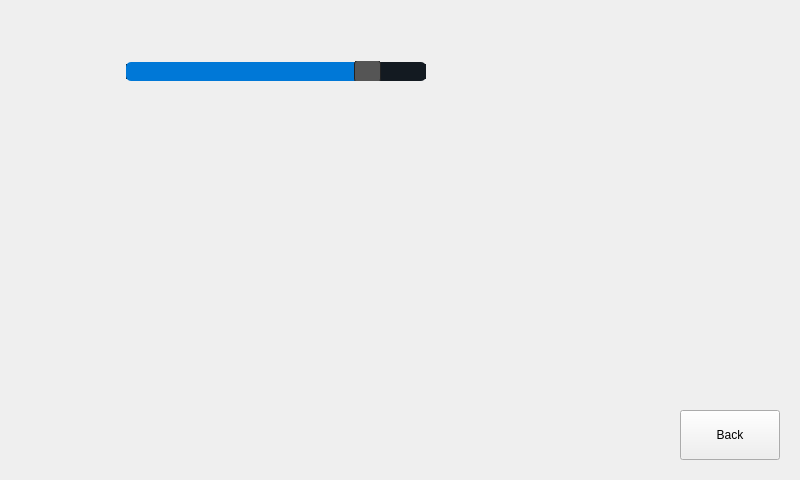
<?xml version="1.0" encoding="UTF-8"?>
<ui version="4.0">
 <class>config</class>
 <widget class="QMainWindow" name="config">
  <property name="geometry">
   <rect>
    <x>0</x>
    <y>0</y>
    <width>800</width>
    <height>480</height>
   </rect>
  </property>
  <property name="windowTitle">
   <string>MainWindow</string>
  </property>
  <widget class="QWidget" name="centralwidget">
   <widget class="QPushButton" name="config_back">
    <property name="geometry">
     <rect>
      <x>680</x>
      <y>410</y>
      <width>100</width>
      <height>50</height>
     </rect>
    </property>
    <property name="focusPolicy">
     <enum>Qt::NoFocus</enum>
    </property>
    <property name="text">
     <string>Back</string>
    </property>
   </widget>
   <widget class="QWidget" name="">
    <property name="geometry">
     <rect>
      <x>20</x>
      <y>20</y>
      <width>408</width>
      <height>102</height>
     </rect>
    </property>
    <layout class="QHBoxLayout" name="horizontalLayout">
     <item>
      <widget class="QLabel" name="brightness">
       <property name="sizePolicy">
        <sizepolicy hsizetype="Fixed" vsizetype="Fixed">
         <horstretch>0</horstretch>
         <verstretch>0</verstretch>
        </sizepolicy>
       </property>
       <property name="minimumSize">
        <size>
         <width>100</width>
         <height>100</height>
        </size>
       </property>
       <property name="text">
        <string/>
       </property>
      </widget>
     </item>
     <item>
      <widget class="QSlider" name="brightness_slider">
       <property name="sizePolicy">
        <sizepolicy hsizetype="Fixed" vsizetype="Fixed">
         <horstretch>0</horstretch>
         <verstretch>0</verstretch>
        </sizepolicy>
       </property>
       <property name="minimumSize">
        <size>
         <width>300</width>
         <height>20</height>
        </size>
       </property>
       <property name="sizeIncrement">
        <size>
         <width>0</width>
         <height>0</height>
        </size>
       </property>
       <property name="baseSize">
        <size>
         <width>0</width>
         <height>0</height>
        </size>
       </property>
       <property name="focusPolicy">
        <enum>Qt::NoFocus</enum>
       </property>
       <property name="styleSheet">
        <string notr="true"> QSlider::groove:horizontal {
           height: 15px; /* 设置滑动杆的高度 */
           background: #131A21; /* 设置滑动杆的背景颜色 */
           margin: 2px 0;
       }
       QSlider::handle:horizontal {
           width: 25px; /* 设置滑块的宽度 */
           background: #555; /* 设置滑块的背景颜色 */
           border: 1px solid #222; /* 设置滑块的边框 */
           margin: -5px 0; /* 设置滑块的外边距，使其居中 */
           border-radius: 5px; /* 设置滑块的圆角半径 */
       }
       QSlider::sub-page:horizontal {
           background: #0078D7; /* 设置已滑过区域的颜色 */
           border-radius: 5px; /* 设置已滑过区域的圆角半径 */
       }
       QSlider::add-page:horizontal {
          background: #131A21; /* 设置未滑过区域的颜色 */
          border-radius: 5px; /* 设置未滑过区域的圆角半径 */
       }</string>
       </property>
       <property name="minimum">
        <number>0</number>
       </property>
       <property name="maximum">
        <number>6</number>
       </property>
       <property name="pageStep">
        <number>1</number>
       </property>
       <property name="value">
        <number>5</number>
       </property>
       <property name="orientation">
        <enum>Qt::Horizontal</enum>
       </property>
      </widget>
     </item>
    </layout>
   </widget>
  </widget>
 </widget>
 <resources/>
 <connections/>
</ui>
